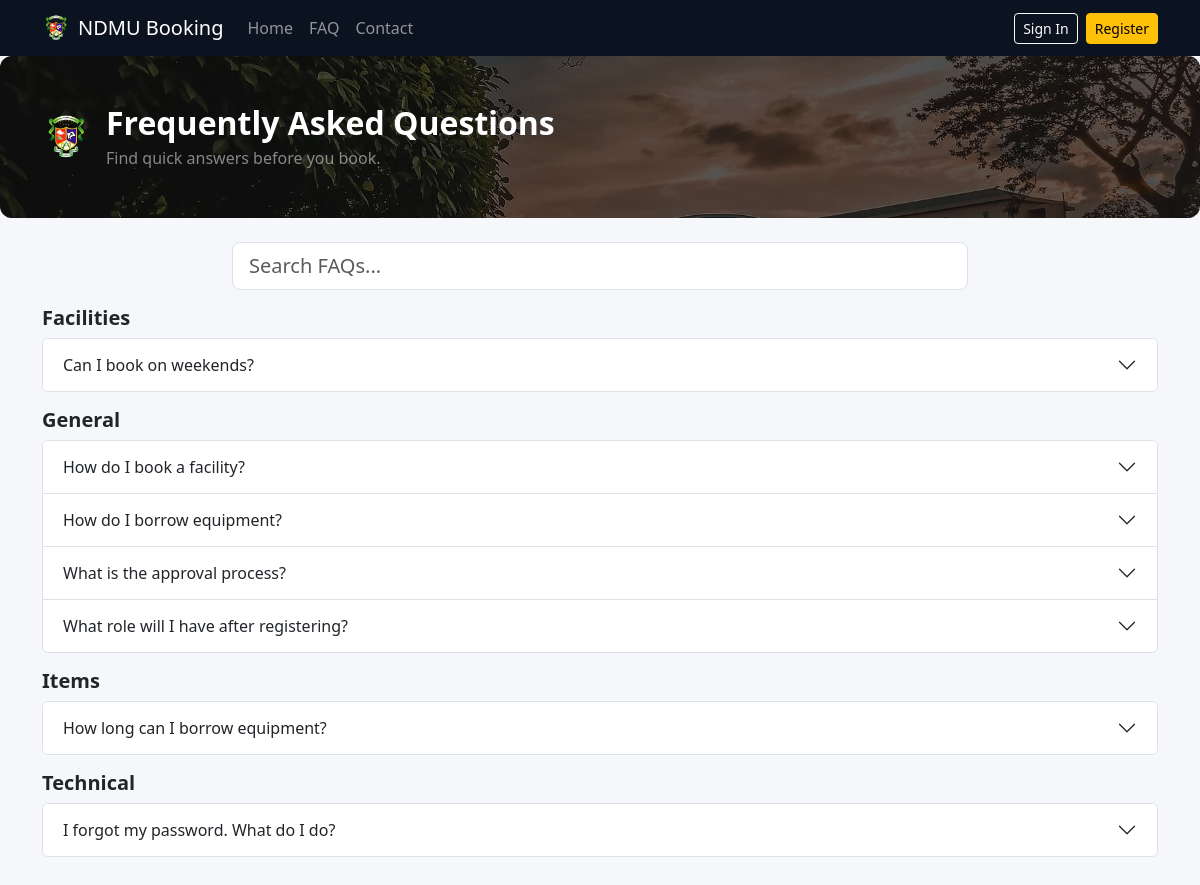
The app's page /faq.php with its own data.
### tables this page shows
CREATE TABLE IF NOT EXISTS faq_entries (
    id          INT AUTO_INCREMENT PRIMARY KEY,
    category    VARCHAR(100) NOT NULL,
    question    TEXT NOT NULL,
    answer      TEXT NOT NULL,
    sort_order  INT DEFAULT 0,
    is_active   TINYINT(1) DEFAULT 1,
    created_at  TIMESTAMP DEFAULT CURRENT_TIMESTAMP
);

### includes/functions.php (called while the page is built, shortened)
<?php
function e(?string $value): string
{
    return htmlspecialchars((string)$value, ENT_QUOTES | ENT_SUBSTITUTE, 'UTF-8');
}

### faq.php (the view, shortened to what this page needs)
<?php
require_once __DIR__ . '/includes/db.php';
$faqsByCat = [];
try {
    $stmt = $pdo->query("SELECT id, category, question, answer FROM faq_entries WHERE is_active = 1 ORDER BY category ASC, sort_order ASC, id ASC");
    foreach ($stmt->fetchAll() as $row) {
        $cat = (string)($row['category'] ?: 'General');
        $faqsByCat[$cat][] = $row;
    }
} catch (Throwable) {
    $faqsByCat = [
        'General' => [
            ['id'=>1,'category'=>'General','question'=>'How do I book a facility?','answer'=>'Create an account, sign in, then use “Book a Facility” from your dashboard.'],
            ['id'=>2,'category'=>'General','question'=>'How long does approval take?','answer'=>'Approvals follow an 8-step chain and may vary depending on availability of approvers.'],
        ],
    ];
}
?>
<?php require_once __DIR__ . '/includes/header.php'; ?>
<?php require_once __DIR__ . '/includes/navbar.php'; ?>
<div class="banner text-white mb-4" style="background-image:url('assets/images/ndmubgp.jpg')">
  <div class="banner-content container py-5">
    <div class="d-flex align-items-center gap-3">
      <img src="assets/images/ndmulogo.png" alt="NDMU" width="48" height="48" style="object-fit:contain">
      <div>
        <h1 class="h2 fw-bold mb-1">Frequently Asked Questions</h1>
        <div class="text-white-50">Find quick answers before you book.</div>
      </div>
    </div>
  </div>
</div>
<div class="container pb-5">
  <div class="row justify-content-center mb-3">
    <div class="col-lg-8">
      <input id="faqSearch" class="form-control form-control-lg" placeholder="Search FAQs...">
    </div>
  </div>
  <div class="accordion" id="faqAccordion">
    <?php $idx = 0; foreach ($faqsByCat as $cat => $items): ?>
      <div class="mb-3">
        <h2 class="h5 fw-semibold mb-2"><?= e($cat) ?></h2>
        <?php foreach ($items as $item): $idx++; ?>
          <div class="accordion-item faq-item" data-q="<?= e(strtolower((string)$item['question'] . ' ' . (string)$item['answer'])) ?>">
            <h2 class="accordion-header" id="heading<?= (int)$idx ?>">
              <button class="accordion-button collapsed" type="button" data-bs-toggle="collapse" data-bs-target="#collapse<?= (int)$idx ?>" aria-expanded="false" aria-controls="collapse<?= (int)$idx ?>">
                <?= e((string)$item['question']) ?>
              </button>
            </h2>
          </div>
        <?php endforeach; ?>
      </div>
    <?php endforeach; ?>
  </div>
</div>
<?php require_once __DIR__ . '/includes/footer.php'; ?>

### assets/css/style.css (style rules this page uses)
:root { --ndmu-gold:#d4af37; --ndmu-green:#0b5d1e; --ndmu-dark:#0b1320; }
html,body { height:100%; }
body { background:#f6f7fb; }
.banner { background-size:cover; background-position:center; position:relative; border-radius:.75rem; overflow:hidden; }
.banner::before { content:""; position:absolute; inset:0; background:rgba(0,0,0,.55); }
.banner .banner-content { position:relative; }

### records on screen
faq_entries: question "Can I book on weekends?"
faq_entries: question "How do I book a facility?"
faq_entries: question "How do I borrow equipment?"
faq_entries: question "What is the approval process?"
faq_entries: question "What role will I have after registering?"
faq_entries: question "How long can I borrow equipment?"
faq_entries: category "Technical", question "I forgot my password. What do I do?"

### other values on screen
$cat "Facilities"
$cat "General"
$cat "Items"
